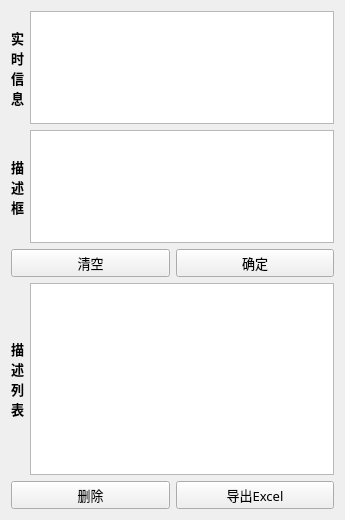
<?xml version="1.0" encoding="UTF-8"?>
<ui version="4.0">
 <class>CoreFrame</class>
 <widget class="QWidget" name="CoreFrame">
  <property name="geometry">
   <rect>
    <x>0</x>
    <y>0</y>
    <width>345</width>
    <height>520</height>
   </rect>
  </property>
  <property name="font">
   <font>
    <family>微软雅黑</family>
    <pointsize>10</pointsize>
   </font>
  </property>
  <property name="windowTitle">
   <string>Form</string>
  </property>
  <layout class="QVBoxLayout" name="verticalLayout">
   <item>
    <layout class="QGridLayout" name="gridLayout">
     <item row="0" column="0">
      <widget class="QLabel" name="label_2">
       <property name="sizePolicy">
        <sizepolicy hsizetype="Maximum" vsizetype="Preferred">
         <horstretch>0</horstretch>
         <verstretch>0</verstretch>
        </sizepolicy>
       </property>
       <property name="font">
        <font>
         <weight>75</weight>
         <bold>true</bold>
        </font>
       </property>
       <property name="text">
        <string>实
时
信
息</string>
       </property>
       <property name="alignment">
        <set>Qt::AlignCenter</set>
       </property>
       <property name="wordWrap">
        <bool>true</bool>
       </property>
      </widget>
     </item>
     <item row="0" column="1">
      <widget class="QTextEdit" name="textEdit"/>
     </item>
     <item row="1" column="0">
      <widget class="QLabel" name="label_3">
       <property name="sizePolicy">
        <sizepolicy hsizetype="Maximum" vsizetype="Preferred">
         <horstretch>0</horstretch>
         <verstretch>0</verstretch>
        </sizepolicy>
       </property>
       <property name="font">
        <font>
         <weight>75</weight>
         <bold>true</bold>
        </font>
       </property>
       <property name="text">
        <string>描
述
框</string>
       </property>
       <property name="alignment">
        <set>Qt::AlignCenter</set>
       </property>
       <property name="wordWrap">
        <bool>true</bool>
       </property>
      </widget>
     </item>
     <item row="1" column="1">
      <widget class="QTextEdit" name="textEdit_2"/>
     </item>
    </layout>
   </item>
   <item>
    <layout class="QHBoxLayout" name="horizontalLayout_2">
     <item>
      <widget class="QPushButton" name="pushButton">
       <property name="text">
        <string>清空</string>
       </property>
      </widget>
     </item>
     <item>
      <widget class="QPushButton" name="pushButton_2">
       <property name="text">
        <string>确定</string>
       </property>
      </widget>
     </item>
    </layout>
   </item>
   <item>
    <layout class="QHBoxLayout" name="horizontalLayout">
     <item>
      <widget class="QLabel" name="label_4">
       <property name="sizePolicy">
        <sizepolicy hsizetype="Maximum" vsizetype="Preferred">
         <horstretch>0</horstretch>
         <verstretch>0</verstretch>
        </sizepolicy>
       </property>
       <property name="font">
        <font>
         <weight>75</weight>
         <bold>true</bold>
        </font>
       </property>
       <property name="text">
        <string>描
述
列
表</string>
       </property>
       <property name="alignment">
        <set>Qt::AlignCenter</set>
       </property>
       <property name="wordWrap">
        <bool>true</bool>
       </property>
      </widget>
     </item>
     <item>
      <widget class="QTableWidget" name="tableWidget"/>
     </item>
    </layout>
   </item>
   <item>
    <layout class="QHBoxLayout" name="horizontalLayout_3">
     <item>
      <widget class="QPushButton" name="pushButton_3">
       <property name="text">
        <string>删除</string>
       </property>
      </widget>
     </item>
     <item>
      <widget class="QPushButton" name="pushButton_4">
       <property name="text">
        <string>导出Excel</string>
       </property>
      </widget>
     </item>
    </layout>
   </item>
  </layout>
 </widget>
 <resources/>
 <connections/>
</ui>
